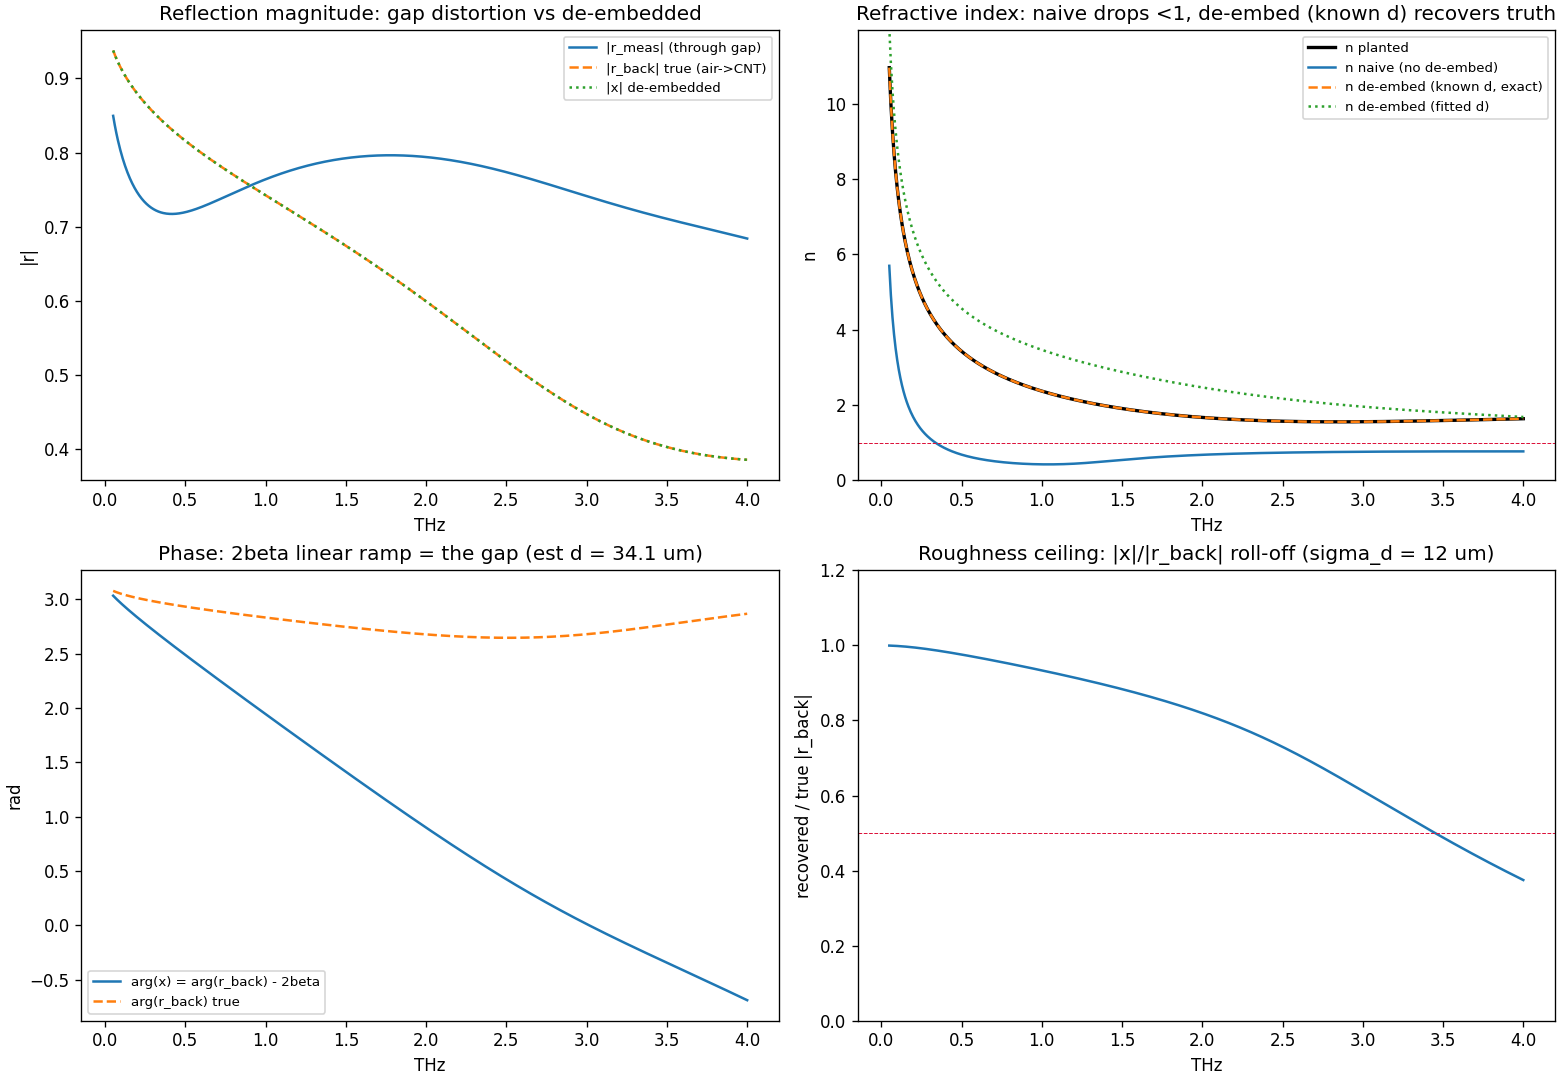

The Python source for this figure:
"""Fabry-Perot air-gap de-embedding for window-coupled reflection (scoping demo).

Context (ANALYSIS_NOTES §9 / §9b): a CNT mat pressed on the back of the SiO2 window
does not contact perfectly. A thin AIR GAP sits between the window and the sample,
turning the single SiO2->CNT interface we *assume* into a 3-medium stack

        SiO2  |   air gap (thickness d)   |  CNT
       (n=1.95)        (n=1)               (n - i k)
              ^ r_front                    ^ r_back
              the wave bounces in the gap: a Fabry-Perot etalon.

The measured reflection is therefore the etalon response, not r_{SiO2->CNT}. The
gap adds (a) a round-trip phase ramp 2*beta(omega) = a pure time delay, which in the
inversion looks like n falling and crossing 1 at high f, and (b) multiple-bounce
ripple. This script shows, in isolation and with readable math:

  1. FORWARD  : how a known CNT + known gap produce the distorted measured r.
  2. DE-EMBED : the exact closed-form that recovers the gap->sample reflection
                r_back = r_{air->CNT}, then inverts it back to the planted n, k.
  3. ROUGHNESS: a distribution of gap thickness (a rough mat) damps the high-f
                recovery (a coherence-bandwidth limit) -- the real-world ceiling.

Exact relation (single lossless gap between known medium 0 and unknown medium 2):

    r_meas = (r_front + r_back * e^{-i 2beta}) / (1 + r_front * r_back * e^{-i 2beta})

  =>  x := r_back * e^{-i 2beta} = (r_meas - r_front) / (1 - r_front * r_meas)

so |x| = |r_back| exactly (lossless gap) and arg(x) = arg(r_back) - 2beta, where
2beta = omega/c * 2 d cos(theta_gap) is a pure linear phase removed by estimating d.

NOTHING here touches the pipeline; it only *reads* two thz_core Fresnel primitives.
Sign convention matches thz_core: n_hat = n - i k, exp(-i omega t).
"""

import os

import numpy as np
import matplotlib
matplotlib.use("Agg")
import matplotlib.pyplot as plt

import thz_core.thz_core as core

SPEED_OF_LIGHT_M_PER_S = 299_792_458.0
REFRACTIVE_INDEX_SIO2 = 1.95
REFRACTIVE_INDEX_AIR = 1.0
EXTERNAL_ANGLE_RAD = np.deg2rad(45.0)


# ---------------------------------------------------------------------------
# Geometry: external 45 deg in air -> refract into SiO2 -> the gap is air again,
# so by Snell the angle inside the gap returns to 45 deg.
# ---------------------------------------------------------------------------

def internal_angles():
    """Return (theta_in_SiO2, theta_in_gap) in radians for a 45 deg external beam."""
    theta_sio2 = np.arcsin(np.sin(EXTERNAL_ANGLE_RAD) / REFRACTIVE_INDEX_SIO2)
    theta_gap = np.arcsin(REFRACTIVE_INDEX_SIO2 * np.sin(theta_sio2) / REFRACTIVE_INDEX_AIR)
    return float(theta_sio2), float(theta_gap)


# ---------------------------------------------------------------------------
# Readable physics helpers (s-polarisation throughout)
# ---------------------------------------------------------------------------

def gap_round_trip_phase(frequency_hz, gap_thickness_m, gap_angle_rad):
    """2*beta(omega) = (omega/c) * 2 * d * cos(theta_gap): the etalon round-trip phase."""
    omega = 2.0 * np.pi * frequency_hz
    return omega / SPEED_OF_LIGHT_M_PER_S * 2.0 * gap_thickness_m * np.cos(gap_angle_rad)


def fabry_perot_reflection(reflection_front, reflection_back, round_trip_phase):
    """FORWARD model: measured reflection of a single gap layer (medium0|gap|medium2).

    r_meas = (r_front + r_back e^{-i 2beta}) / (1 + r_front r_back e^{-i 2beta})
    """
    bounce = np.exp(-1j * round_trip_phase)
    return (reflection_front + reflection_back * bounce) / (
        1.0 + reflection_front * reflection_back * bounce
    )


def deembed_gap_layer(reflection_measured, reflection_front):
    """INVERSE model: solve the FP relation exactly for x = r_back * e^{-i 2beta}.

    x = (r_meas - r_front) / (1 - r_front r_meas).  Well conditioned: the
    denominator stays well away from 0 because |r_front| < 1.
    """
    return (reflection_measured - reflection_front) / (
        1.0 - reflection_front * reflection_measured
    )


def estimate_gap_thickness(frequency_hz, x_complex, gap_angle_rad, fit_band_hz):
    """Recover the gap thickness d from the linear phase slope of arg(x).

    arg(x) = arg(r_back) - 2beta = arg(r_back) - (omega/c) 2 d cos(theta).  For a
    weakly dispersive r_back the dominant slope vs omega is -(2 d cos theta / c),
    so d = -slope * c / (2 cos theta).  Fit only the trusted band.
    """
    omega = 2.0 * np.pi * frequency_hz
    in_band = (frequency_hz >= fit_band_hz[0]) & (frequency_hz <= fit_band_hz[1]) & np.isfinite(x_complex)
    phase = np.unwrap(np.angle(x_complex[in_band]))
    slope_per_rad_per_s, _ = np.polyfit(omega[in_band], phase, 1)
    return float(-slope_per_rad_per_s * SPEED_OF_LIGHT_M_PER_S / (2.0 * np.cos(gap_angle_rad)))


def remove_round_trip_phase(x_complex, frequency_hz, gap_thickness_m, gap_angle_rad):
    """Strip the 2beta linear phase from x to recover r_back = r_{air->sample}."""
    return x_complex * np.exp(1j * gap_round_trip_phase(frequency_hz, gap_thickness_m, gap_angle_rad))


# ---------------------------------------------------------------------------
# Planted ground truth: a Drude-like conductive CNT index (n - i k)
# ---------------------------------------------------------------------------

def planted_cnt_index(frequency_hz):
    """A smooth conductive index n_hat = n - i k from a simple Drude permittivity."""
    omega = 2.0 * np.pi * frequency_hz
    eps_inf = 4.0
    plasma_omega = 2.0 * np.pi * 6e12      # 6 THz plasma frequency
    scattering_rate = 2.0 * np.pi * 3e12   # 3 THz damping
    eps = eps_inf - plasma_omega**2 / (omega**2 + 1j * scattering_rate * omega)
    n_hat = np.sqrt(eps)                    # principal branch: Re > 0
    # thz_core convention is n - i k with k > 0; np.sqrt(eps) gives n + i k here, conjugate.
    return np.conj(n_hat)


# ---------------------------------------------------------------------------
# Demo 1 -- smooth (single-valued) gap: exact recovery
# ---------------------------------------------------------------------------

def demo_smooth_gap(frequency_hz, theta_sio2, theta_gap, gap_thickness_m, fit_band_hz):
    n_cnt_true = planted_cnt_index(frequency_hz)

    # The two interfaces of the gap (s-pol):
    reflection_front = core.fresnel_reflection_s(REFRACTIVE_INDEX_SIO2, REFRACTIVE_INDEX_AIR, theta_sio2)
    reflection_back_true = core.fresnel_reflection_s(REFRACTIVE_INDEX_AIR, n_cnt_true, theta_gap)

    # FORWARD: what the instrument actually measures through the gap.
    round_trip = gap_round_trip_phase(frequency_hz, gap_thickness_m, theta_gap)
    reflection_measured = fabry_perot_reflection(reflection_front, reflection_back_true, round_trip)

    # NAIVE (no de-embed): invert r_meas as if it were r_{SiO2->CNT} (the current pipeline).
    full_mask = np.ones(frequency_hz.size, dtype=bool)
    n_naive, k_naive, _ = core.invert_nk_reflection(
        frequency_hz, reflection_measured, full_mask, theta_rad=theta_sio2, n_incident=REFRACTIVE_INDEX_SIO2)

    # DE-EMBED step 1: the exact algebra. x = r_back * e^{-i 2beta}; |x| == |r_back|.
    x = deembed_gap_layer(reflection_measured, reflection_front)

    # DE-EMBED step 2: strip the 2beta linear phase. Two ways to get the gap d:
    #   (a) KNOWN d  -- in practice the pulse round-trip delay measured by the T0 /
    #       cross-correlation step (a clean, sample-independent number). Here we use
    #       the planted d to show the algebra recovers n,k EXACTLY when d is right.
    #   (b) FITTED d -- from the slope of arg(x). Convenient but BIASED, because the
    #       sample's own dispersion contributes phase slope too (see the gap estimate).
    reflection_back_known = remove_round_trip_phase(x, frequency_hz, gap_thickness_m, theta_gap)
    n_known, k_known, _ = core.invert_nk_reflection(
        frequency_hz, reflection_back_known, full_mask, theta_rad=theta_gap, n_incident=REFRACTIVE_INDEX_AIR)

    gap_estimate_m = estimate_gap_thickness(frequency_hz, x, theta_gap, fit_band_hz)
    reflection_back_fitted = remove_round_trip_phase(x, frequency_hz, gap_estimate_m, theta_gap)
    n_fitted, k_fitted, _ = core.invert_nk_reflection(
        frequency_hz, reflection_back_fitted, full_mask, theta_rad=theta_gap, n_incident=REFRACTIVE_INDEX_AIR)

    band = (frequency_hz >= fit_band_hz[0]) & (frequency_hz <= fit_band_hz[1])
    print("--- Demo 1: smooth gap ---")
    print(f"  planted gap d        = {gap_thickness_m*1e6:.2f} um")
    print(f"  fitted gap d (arg x) = {gap_estimate_m*1e6:.2f} um  "
          f"(biased by sample dispersion)")
    print(f"  |x| == |r_back| (lossless gap), max abs err in band = "
          f"{np.max(np.abs(np.abs(x[band]) - np.abs(reflection_back_true[band]))):.2e}")
    print(f"  n recovery (KNOWN d):  max |dn| in band = "
          f"{np.max(np.abs(n_known[band] - n_cnt_true.real[band])):.2e}  <- exact")
    print(f"  n recovery (FITTED d): max |dn| in band = "
          f"{np.max(np.abs(n_fitted[band] - n_cnt_true.real[band])):.3f}  <- gap-estimate limited")
    print(f"  naive (no de-embed) drops below 1: n@{fit_band_hz[1]*1e-12:.1f}THz = "
          f"{np.interp(fit_band_hz[1], frequency_hz, n_naive):.2f}")

    return {
        "n_true": n_cnt_true.real, "k_true": -n_cnt_true.imag,
        "n_naive": n_naive, "n_known": n_known, "n_fitted": n_fitted,
        "r_meas": reflection_measured, "r_back_true": reflection_back_true, "x": x,
        "gap_estimate_m": gap_estimate_m,
    }


# ---------------------------------------------------------------------------
# Demo 2 -- rough gap: a distribution of d damps the high-f recovery
# ---------------------------------------------------------------------------

def demo_rough_gap(frequency_hz, theta_sio2, theta_gap, mean_gap_m, roughness_sigma_m, fit_band_hz):
    n_cnt_true = planted_cnt_index(frequency_hz)
    reflection_front = core.fresnel_reflection_s(REFRACTIVE_INDEX_SIO2, REFRACTIVE_INDEX_AIR, theta_sio2)
    reflection_back_true = core.fresnel_reflection_s(REFRACTIVE_INDEX_AIR, n_cnt_true, theta_gap)

    # The beam spot averages COHERENTLY over a distribution of gap thickness.
    rng = np.random.default_rng(0)
    gap_samples = mean_gap_m + roughness_sigma_m * rng.standard_normal(4000)
    measured_accumulator = np.zeros(frequency_hz.size, dtype=complex)
    for gap_thickness_m in gap_samples:
        round_trip = gap_round_trip_phase(frequency_hz, gap_thickness_m, theta_gap)
        measured_accumulator += fabry_perot_reflection(reflection_front, reflection_back_true, round_trip)
    reflection_measured_rough = measured_accumulator / gap_samples.size

    x_rough = deembed_gap_layer(reflection_measured_rough, reflection_front)

    # |x| should equal |r_back| for a smooth gap; roughness makes |x| roll off at high f.
    coherence_ratio = np.abs(x_rough) / np.abs(reflection_back_true)
    # where the recovered |r_back| has lost 50% of its amplitude:
    below = np.where(coherence_ratio < 0.5)[0]
    coherence_edge_thz = frequency_hz[below[0]] * 1e-12 if below.size else np.nan

    print("\n--- Demo 2: rough gap ---")
    print(f"  mean gap = {mean_gap_m*1e6:.1f} um, roughness sigma = {roughness_sigma_m*1e6:.1f} um")
    print(f"  |x|/|r_back| drops below 0.5 at ~{coherence_edge_thz:.2f} THz "
          f"(coherence-bandwidth ceiling)" if np.isfinite(coherence_edge_thz)
          else "  |x|/|r_back| stays above 0.5 across the band")
    return {"coherence_ratio": coherence_ratio, "x_rough": x_rough,
            "r_back_true": reflection_back_true}


# ---------------------------------------------------------------------------

def main():
    frequency_hz = np.linspace(0.05e12, 4.0e12, 800)
    theta_sio2, theta_gap = internal_angles()
    fit_band_hz = (0.4e12, 3.0e12)
    print(f"angles: SiO2 internal {np.rad2deg(theta_sio2):.2f} deg, "
          f"gap {np.rad2deg(theta_gap):.2f} deg (cos={np.cos(theta_gap):.3f})\n")

    smooth = demo_smooth_gap(frequency_hz, theta_sio2, theta_gap, gap_thickness_m=30e-6, fit_band_hz=fit_band_hz)
    rough = demo_rough_gap(frequency_hz, theta_sio2, theta_gap,
                           mean_gap_m=30e-6, roughness_sigma_m=12e-6, fit_band_hz=fit_band_hz)

    f_thz = frequency_hz * 1e-12
    fig, axes = plt.subplots(2, 2, figsize=(13, 9), layout="constrained")

    ax = axes[0, 0]
    ax.plot(f_thz, np.abs(smooth["r_meas"]), label="|r_meas| (through gap)")
    ax.plot(f_thz, np.abs(smooth["r_back_true"]), "--", label="|r_back| true (air->CNT)")
    ax.plot(f_thz, np.abs(smooth["x"]), ":", label="|x| de-embedded")
    ax.set_title("Reflection magnitude: gap distortion vs de-embedded")
    ax.set_xlabel("THz"); ax.set_ylabel("|r|"); ax.legend(fontsize=8)

    ax = axes[0, 1]
    ax.plot(f_thz, smooth["n_true"], "k", lw=2, label="n planted")
    ax.plot(f_thz, smooth["n_naive"], label="n naive (no de-embed)")
    ax.plot(f_thz, smooth["n_known"], "--", label="n de-embed (known d, exact)")
    ax.plot(f_thz, smooth["n_fitted"], ":", label="n de-embed (fitted d)")
    ax.axhline(1.0, color="crimson", lw=0.6, linestyle="dashed")
    ax.set_ylim(0, max(8, np.nanmax(smooth["n_true"]) + 1))
    ax.set_title("Refractive index: naive drops <1, de-embed (known d) recovers truth")
    ax.set_xlabel("THz"); ax.set_ylabel("n"); ax.legend(fontsize=8)

    ax = axes[1, 0]
    ax.plot(f_thz, np.unwrap(np.angle(smooth["x"])), label="arg(x) = arg(r_back) - 2beta")
    ax.plot(f_thz, np.unwrap(np.angle(smooth["r_back_true"])), "--", label="arg(r_back) true")
    ax.set_title(f"Phase: 2beta linear ramp = the gap "
                 f"(est d = {smooth['gap_estimate_m']*1e6:.1f} um)")
    ax.set_xlabel("THz"); ax.set_ylabel("rad"); ax.legend(fontsize=8)

    ax = axes[1, 1]
    ax.plot(f_thz, rough["coherence_ratio"])
    ax.axhline(0.5, color="crimson", lw=0.6, linestyle="dashed")
    ax.set_title("Roughness ceiling: |x|/|r_back| roll-off (sigma_d = 12 um)")
    ax.set_xlabel("THz"); ax.set_ylabel("recovered / true |r_back|"); ax.set_ylim(0, 1.2)

    out = os.path.join(os.path.dirname(__file__), "explore_air_gap_deembedding.png")
    fig.savefig(out, dpi=120)
    print(f"\nSaved figure to {out}")


if __name__ == "__main__":
    main()
